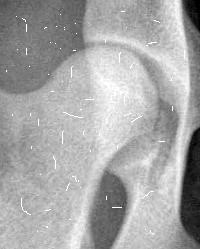
%> input picture Catalogo2_Hernandez_Brenes_Porras/High frequency filters and images restoration/hip-salt.jpg, 200 x 249 px
$ octave armonicPromFilter.m   (GNU Octave 9; MATLAB toolbox functions it lacks are replaced by stand-ins)
%> lines starting %> are read from the running program, lines starting %| are printed output that depends on the picture; in (x1, y1, x2, y2) boxes, pixels count from 0 and x2, y2 are one past the last pixel; in counts of white or black regions, pixels touching at a corner belong together; the program's own positions count from 1
%> further down, A is the input picture: size 249x200x3 uint8; min 0, max 255, mean 167.2
clc;
clear;
close all;
pkg load image;

#Filter for the armonic mean filter that uses a window of 3x3
#Inputs - B: An image with noice
#Outputs - A_t: An image withouth noice
function A_t = filt_prom_arm(B)

  B = double(B);
  [m,n] = size(B);
%> m = 249; n = 600
  A_t = zeros(m,n);

  B_i = B.^ - 1;
%> B_i: size 249x200x3 double; 0.08% of the values are NaN or infinite; the others: min 0.00392, max 1, mean 0.00764
  mask = isinf(B_i);
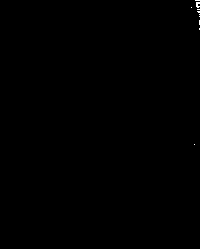
%> mask: size 249x200x3 logical; 0.08% white in thin lines or dots, all inside (x1, y1, x2, y2) = (191, 0, 200, 145)
  B_i(mask) = 0.0;
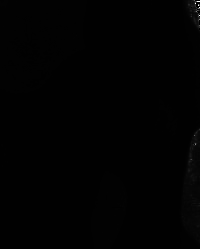
%> B_i: size 249x200x3 double; min 0, max 1, mean 0.00764


  W = B_i(1,1) + B_i(1,2) + B_i(2,1) + B_i(2,2);
%> W = 0.0454
  A_t(1,1) = 4/W;
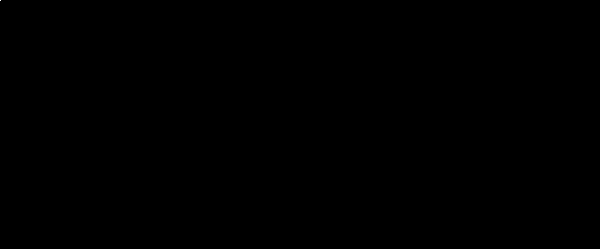
%> A_t: size 249x600 double; values 0 (black) and 88.11 (white), 0% white in thin lines or dots, all inside (x1, y1, x2, y2) = (0, 0, 1, 1)

  W = B_i(1,n) + B_i(1,n - 1) + B_i(2,n) + B_i(2,n - 1);
%> W = 2
  A_t(1,n) = 4/W;
%> A_t: size 249x600 double; under 0.01% of pixels changed, all inside (x1, y1, x2, y2) = (599, 0, 600, 1)


  W = B_i(m,1) + B_i(m,2) + B_i(m - 1,1) + B_i(m - 1,2);
%> W = 0.022
  A_t(m,1) = 4/W;
%> A_t: size 249x600 double; min 0, max 181.6, mean 0


  W = B_i(m,n) + B_i(m,n - 1) + B_i(m - 1,n) + B_i(m - 1,n - 1);
%> W = 0.0443
  A_t(m,n) = 4/W;
%> A_t: size 249x600 double; min 0, max 181.6, mean 0; mean of the top-left, top-right, bottom-left and bottom-right quarters 0, 0, 0, 0


  for y = 2:n - 1
    Wnf1 = B_i(1,y - 1) + B_i(1,y) + B_i(1,y + 1);
    Wnf2 = B_i(2,y - 1) + B_i(2,y) + B_i(2,y + 1);
    A_t(1,y) = 6/(Wnf1 + Wnf2);

    Wnf1 = B_i(m - 1,y - 1) + B_i(m - 1,y) + B_i(m - 1,y + 1);
    Wnf2 = B_i(m,y - 1) + B_i(m,y) + B_i(m,y + 1);
    A_t(m,y) = 6/(Wnf1 + Wnf2);
  endfor
%> this loop made 598 passes
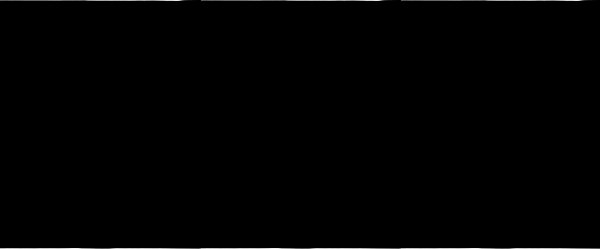
%> A_t: size 249x600 double; min 0, max 236.7, mean 1.2

  for x = 2:m - 1
    Wnc1 = B_i(x - 1,n - 1) + B_i(x,n - 1) + B_i(x + 1,n - 1);
    Wnc2 = B_i(x - 1,n) + B_i(x,n) + B_i(x + 1,n);
    A_t(x,n) = 6/(Wnc1 + Wnc2);

    Wnc1 = B_i(x - 1,1) + B_i(x,1) + B_i(x + 1,1);
    Wnc2 = B_i(x - 1,2) + B_i(x,2) + B_i(x + 1,2);
    A_t(x,1) = 6/(Wnc1 + Wnc2);
  endfor
%> this loop made 247 passes
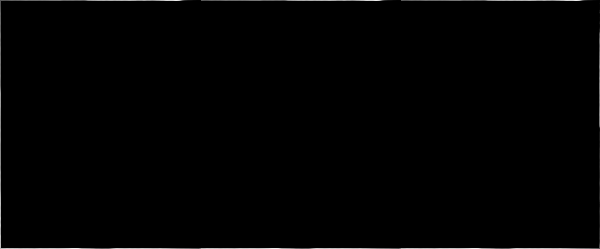
%> A_t: size 249x600 double; 0.33% of pixels changed, all inside (x1, y1, x2, y2) = (0, 1, 600, 248)

  for x = 2:m - 1
    for y = 2:n - 1
      Wf1 = B_i(x - 1,y - 1) + B_i(x - 1,y) + B_i(x - 1,y + 1);
      Wf2 = B_i(x,y - 1) + B_i(x,y) + B_i(x,y + 1);
      Wf3 = B_i(x + 1,y - 1) + B_i(x + 1,y) + B_i(x + 1,y + 1);
      A_t(x,y) = 9/(Wf1 + Wf2 + Wf3);
    endfor
  endfor
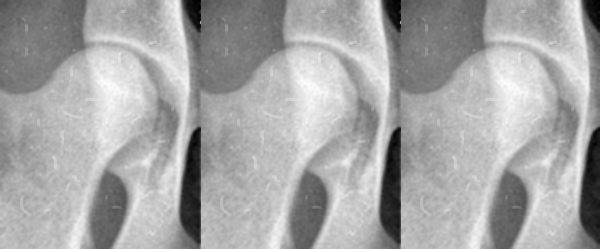
%> A_t: size 249x600 double; min 2, max 254, mean 166.6

  A_t = uint8(A_t);
%> A_t: size 249x600 uint8
endfunction


A = imread('hip-salt.jpg');
#Original image
subplot(1,2,1)
imshow(A)
title('Original Image')

A_t = filt_prom_arm(A);
#Final image
subplot(1,2,2)
imshow(A_t)
title('Mean Armonic Filter')

$ run again, with Catalogo2_Hernandez_Brenes_Porras/High frequency filters and images restoration/filename.jpg copied over Catalogo2_Hernandez_Brenes_Porras/High frequency filters and images restoration/hip-salt.jpg
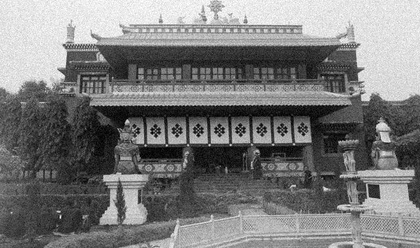
%> input picture Catalogo2_Hernandez_Brenes_Porras/High frequency filters and images restoration/filename.jpg, 420 x 248 px, shrunk from 640 x 378 before the run
%> A is the input picture: size 248x420 uint8; min 0, max 255, mean 122.9
%> mask: size 248x420 logical; 0.03% white in thin lines or dots, all inside (x1, y1, x2, y2) = (85, 106, 327, 168)
%> in filt_prom_arm, `W = B_i(1,1) + B_i(1,2) + B_i(2,1) + B_i(2,2);`: W = 0.0172
%> in filt_prom_arm, `W = B_i(1,n) + B_i(1,n - 1) + B_i(2,n) + B_i(2,n - 1);`: W = 0.0166
%> in filt_prom_arm, `W = B_i(m,1) + B_i(m,2) + B_i(m - 1,1) + B_i(m - 1,2);`: W = 0.0395
%> in filt_prom_arm, `W = B_i(m,n) + B_i(m,n - 1) + B_i(m - 1,n) + B_i(m - 1,n - 1);`: W = 0.0307
%> the loop in filt_prom_arm, `for y = 2:n - 1` made 418 passes
%> after the loop in filt_prom_arm, `for y = 2:n - 1`:
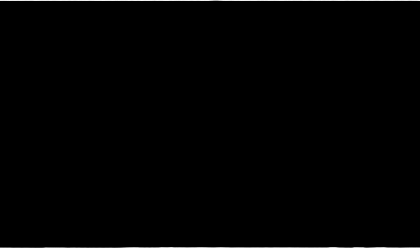
%> A_t: size 248x420 double; min 0, max 248.9, mean 1.5
%> the loop in filt_prom_arm, `for x = 2:m - 1` made 246 passes
%> after the loop in filt_prom_arm, `for x = 2:m - 1`:
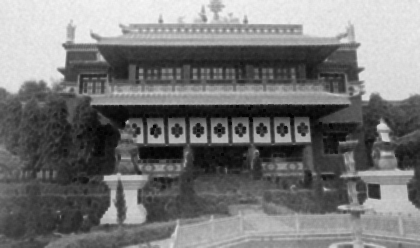
%> A_t: size 248x420 double; min 3.27, max 248.9, mean 119.3
